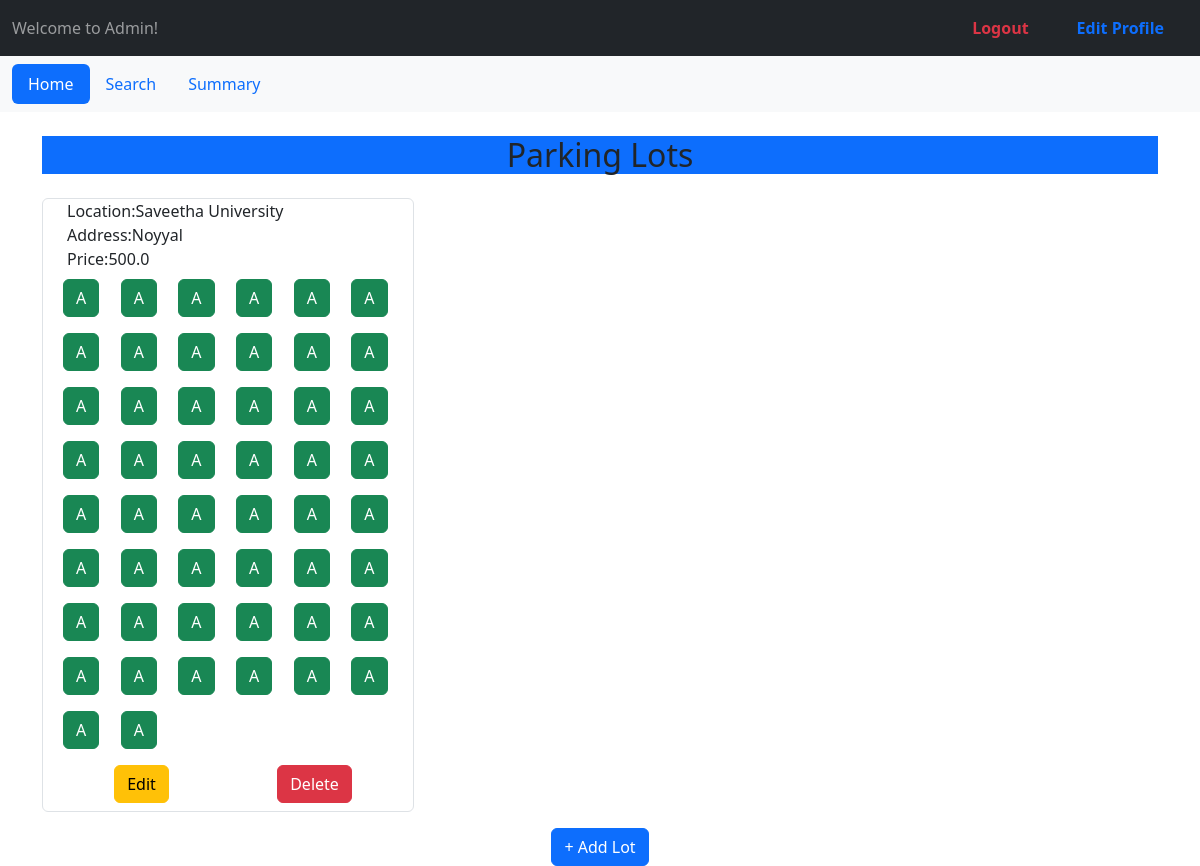
Page /admin (signed in) on the earlier database version.
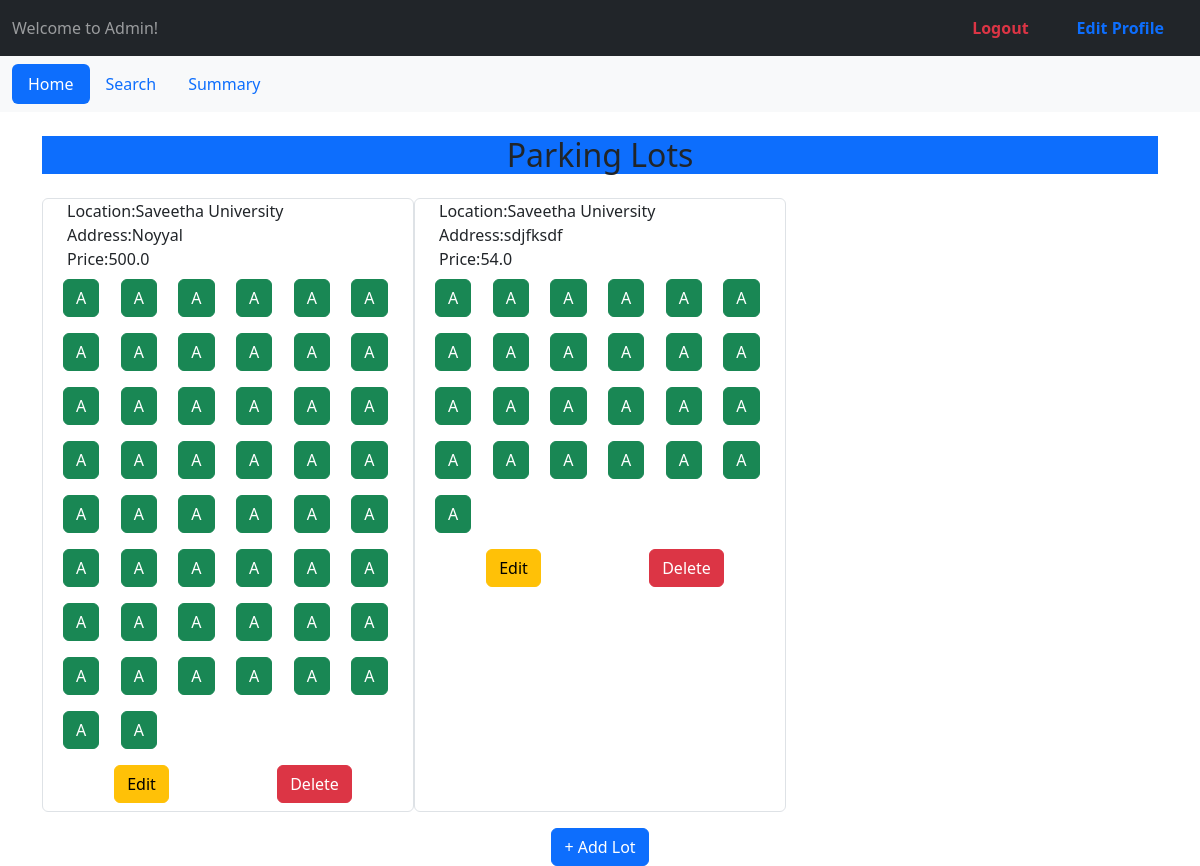
Same page on the later database version.
### models.py (models this page shows)
class Lot(db.Model):
    __tablename__='lot'
    id = db.Column(db.Integer, primary_key=True,autoincrement=True)
    prime_location_name = db.Column(db.String(100), nullable=False)
    price = db.Column(db.Float, nullable=False)
    address = db.Column(db.String(255), nullable=False)
    pin_code = db.Column(db.String(6), nullable=False)
    maximum_number_of_spots = db.Column(db.Integer, nullable=False)

### app.py (the view)
@app.route('/admin')
@login_required
def admin():
    if request.method=='GET':
        lots=Lot.query.all()
        lot_spots=[]
        for lot in lots:
            container=[[lot.id,lot.prime_location_name,lot.address,lot.price]]
            spots=Spot.query.filter_by(lot_id=lot.id).all()
            occupied=False
            for spot in spots:
                container.append([spot.id,spot.status])
                if spot.status=='O':
                    occupied=True
            container.append(occupied)
            lot_spots.append(container)
        return render_template('admin_home.html',active_tab='home',lot_spots=lot_spots)

### app.py (called while the page is built)
@login_manager.user_loader
def load_user(id):
    user=db.session.get(User,int(id))
    if user:
        return user
    admin = db.session.get(Admin,int(id))
    if admin:
        return admin

### templates/admin_home.html
{% extends "admin_base.html" %}
{% block content %}
    <div class="container text-center bg-primary text-dark h2">
        Parking Lots
    </div>
   <div class="container-fluid mt-4">
    <div class="row g-4">
    {% for container in lot_spots %}
    <div class="col-12 col-md-6 col-lg-4 border rounded">
        <div class="container-fluid">
            <div class="row">
                <div class="col-12 ">Location:{{container[0][1]}}</div>
                <div class= "col-12  ">Address:{{container[0][2]}}</div>
                <div class="col-12 ">Price:{{container[0][3]}}</div>
            {% for spot in container[1:-1] %}
                <div class="col-2 p-2">
                    <a href="{{url_for('view_spot',id=spot[0],status=spot[1])}}">
                    <button type="submit" class="{% if spot[1]=='A' %} btn btn-success  {% else %} btn btn-danger {% endif %}">
                        {{spot[1]}}
                    </button>
                    </a>
                </div>
            {% endfor %}
            </div>
            <div class="row">
            <div class="col-6 text-center p-2">
                <a href="{{url_for('edit_lot',id=container[0][0])}}">
                    <button type="submit" class="btn btn-warning">Edit</button>
                </a>
            </div>
            {% if not container[-1] %}
            <div class="col-6 text-center p-2">
                <a href="{{url_for('delete_lot',id=container[0][0])}}">
                <button type="submit" class="btn btn-danger">Delete</button>
                </a>
            </div>
            {% endif %}
            </div>
        </div>
    </div>
    {% endfor %}
   </div>
   </div>
    <div class="text-center mt-3">
        <a href="{{url_for('add_lot')}}">
        <button class="btn btn-primary">+ Add Lot</button>
        </a>
    </div>
{% endblock %}

### templates/admin_base.html (shortened to what this page needs)
<!DOCTYPE html>
<html lang="en">
<head>
  <link href="https://cdn.jsdelivr.net/npm/bootstrap@5.3.3/dist/css/bootstrap.min.css" rel="stylesheet"/>
</head>
<body>
<nav class="navbar navbar-expand-sm bg-dark navbar-dark">
  <div class="container-fluid">
    <span class="navbar-text">Welcome to Admin!</span>
    <div class="ms-auto d-flex">
      <a href="{{url_for('logout')}}" class="nav-link text-danger px-4 fw-bold">Logout</a>
      <a href="#" class="nav-link text-primary px-4 fw-bold">Edit Profile</a>
    </div>
  </div>
</nav>
<nav class="bg-light">
  <div class="container-fluid">
    <ul class="nav nav-pills py-2">
      <li class="nav-item">
        <a href="{{url_for('admin')}}" class="nav-link {% if active_tab == 'home' %}active disabled{% endif %}">Home</a>
      </li>
      <li class="nav-item">
        <a href="{{url_for('admin_search')}}" class="nav-link {% if active_tab == 'search' %}active disabled{% endif %}">Search</a>
      </li>
      <li class="nav-item">
        <a href="{{url_for('admin_summary')}}" class="nav-link {% if active_tab == 'summary' %}active{% endif %}">Summary</a>
      </li>
    </ul>
  </div>
</nav>
<div class="container mt-4">
  {% block content %}
  {% endblock %}
</div>
</body>
</html>

Differences in the rows shown:
added Lot: prime_location_name "Saveetha University", address "sdjfksdf", price "54.0"
Other differences:
new list line: "Location: Address: Price: A A A A A A A A A A A A A A A A A A A A A A A A A Edit Delete"
